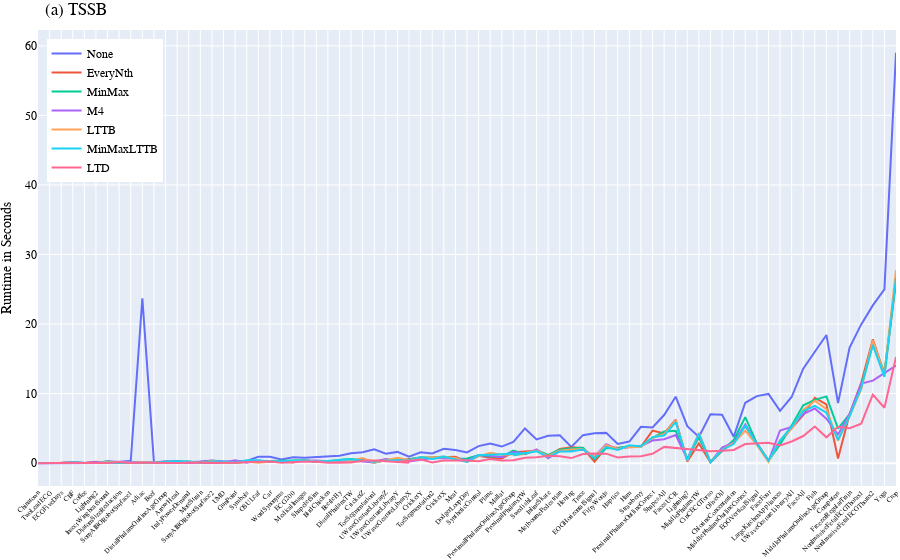

The code cell stored with this chart in its notebook:
### Code cell
plot_runtimes_per_column(main_exp_tssb, 'dataset', dict(
                          tickangle=-45,
                          tickfont=dict(
                          size=7
                      )
                      ), '(a) TSSB', 'results/figures/runtimes_per_algo_tssb.png')

### Figure 1 — Plotly figure (JSON) as saved in the notebook; plotly's stock layout.template omitted (floating-point values rounded to 4 significant figures)
{"data": [{"mode": "lines", "name": "None", "type": "scatter", "x": ["Chinatown", "TwoLeadECG", "ECGFiveDays", "CBF", "Coffee", "Lightning2", "InsectWingbeatSound", "DiatomSizeReduction", "SonyAIBORobotSurface1", "Adiac", "Beef", "DistalPhalanxOutlineAgeGroup", "ArrowHead", "ItalyPowerDemand", "MoteStrain", "SonyAIBORobotSurface2", "UMD", "GunPoint", "Symbols", "OSULeaf", "Car", "WordSynonyms", "ECG200", "MedicalImages", "ShapeletSim", "BirdChicken", "BeetleFly", "DistalPhalanxTW", "CricketZ", "ToeSegmentation1", "UWaveGestureLibraryZ", "UWaveGestureLibraryY", "UWaveGestureLibraryX", "CricketY", "ToeSegmentation2", "CricketX", "Meat", "DodgerLoopDay", "SyntheticControl", "Plane", "Mallat", "ProximalPhalanxOutlineAgeGroup", "ProximalPhalanxTW", "SwedishLeaf", "InlineSkate", "MelbournePedestrian", "Herring", "Trace", "EOGHorizontalSignal", "FiftyWords", "Haptics", "Ham", "Strawberry", "ProximalPhalanxOutlineCorrect", "ShapesAll", "FacesUCR", "Lightning7", "MiddlePhalanxTW", "CinCECGTorso", "OliveOil", "ChlorineConcentration", "MiddlePhalanxOutlineCorrect", "EOGVerticalSignal", "FaceFour", "LargeKitchenAppliances", "UWaveGestureLibraryAll", "FaceAll", "Fish", "MiddlePhalanxOutlineAgeGroup", "Computers", "FreezerRegularTrain", "NonInvasiveFetalECGThorax1", "NonInvasiveFetalECGThorax2", "Yoga", "Crop"], "y": [0, 0, 0.062, 0.031, 0.062, 0.016, 0.266, 0.172, 0.359, 23.72, 0.125, 0.25, 0.266, 0.125, 0.234, 0.391, 0.25, 0.297, 0.312, 0.922, 0.922, 0.531, 0.859, 0.797, 0.875, 0.906, 1.078, 1.422, 1.562, 1.984, 1.359, 1.625, 0.953, 1.562, 1.406, 2.078, 1.906, 1.547, 2.453, 2.828, 2.391, 3.047, 5, 3.422, 3.953, 4.016, 2.344, 4.031, 4.297, 4.359, 2.781, 3.109, 5.234, 5.125, 6.922, 9.562, 5.328, 3.781, 7.047, 6.969, 3.797, 8.688, 9.641, 9.953, 7.516, 9.516, 13.59, 16.02, 18.44, 8.641, 16.61, 19.95, 22.69, 24.98, 59]}, {"mode": "lines", "name": "EveryNth", "type": "scatter", "x": ["Chinatown", "TwoLeadECG", "ECGFiveDays", "CBF", "Coffee", "Lightning2", "InsectWingbeatSound", "DiatomSizeReduction", "SonyAIBORobotSurface1", "Adiac", "Beef", "DistalPhalanxOutlineAgeGroup", "ArrowHead", "ItalyPowerDemand", "MoteStrain", "SonyAIBORobotSurface2", "UMD", "GunPoint", "Symbols", "OSULeaf", "Car", "WordSynonyms", "ECG200", "MedicalImages", "ShapeletSim", "BirdChicken", "BeetleFly", "DistalPhalanxTW", "CricketZ", "ToeSegmentation1", "UWaveGestureLibraryZ", "UWaveGestureLibraryY", "UWaveGestureLibraryX", "CricketY", "ToeSegmentation2", "CricketX", "Meat", "DodgerLoopDay", "SyntheticControl", "Plane", "Mallat", "ProximalPhalanxOutlineAgeGroup", "ProximalPhalanxTW", "SwedishLeaf", "InlineSkate", "MelbournePedestrian", "Herring", "Trace", "EOGHorizontalSignal", "FiftyWords", "Haptics", "Ham", "Strawberry", "ProximalPhalanxOutlineCorrect", "ShapesAll", "FacesUCR", "Lightning7", "MiddlePhalanxTW", "CinCECGTorso", "OliveOil", "ChlorineConcentration", "MiddlePhalanxOutlineCorrect", "EOGVerticalSignal", "FaceFour", "LargeKitchenAppliances", "UWaveGestureLibraryAll", "FaceAll", "Fish", "MiddlePhalanxOutlineAgeGroup", "Computers", "FreezerRegularTrain", "NonInvasiveFetalECGThorax1", "NonInvasiveFetalECGThorax2", "Yoga", "Crop"], "y": [0.032, 0.031, 0.047, 0.157, 0.032, 0.203, 0.047, 0.047, 0.047, 0.047, 0.047, 0.25, 0.047, 0.047, 0.016, 0.078, 0.032, 0.047, 0.203, 0.266, 0.234, 0.219, 0.094, 0.422, 0.25, 0.203, 0.219, 0.406, 0.5, 0.297, 0.563, 0.312, 0.609, 0.765, 0.828, 0.875, 0.922, 0.219, 1.062, 0.781, 0.672, 1.593, 1.703, 1.797, 1.031, 2.047, 2.297, 2.187, 0.235, 2.281, 2.219, 2.328, 2.359, 4.687, 4.281, 6.25, 0.235, 2.843, 0.125, 1.765, 3.172, 5.328, 2.859, 0.422, 2.984, 5.063, 6.922, 9.406, 8.453, 0.687, 7.078, 11.56, 17.8, 12.83, 26.17]}, {"mode": "lines", "name": "MinMax", "type": "scatter", "x": ["Chinatown", "TwoLeadECG", "ECGFiveDays", "CBF", "Coffee", "Lightning2", "InsectWingbeatSound", "DiatomSizeReduction", "SonyAIBORobotSurface1", "Adiac", "Beef", "DistalPhalanxOutlineAgeGroup", "ArrowHead", "ItalyPowerDemand", "MoteStrain", "SonyAIBORobotSurface2", "UMD", "GunPoint", "Symbols", "OSULeaf", "Car", "WordSynonyms", "ECG200", "MedicalImages", "ShapeletSim", "BirdChicken", "BeetleFly", "DistalPhalanxTW", "CricketZ", "ToeSegmentation1", "UWaveGestureLibraryZ", "UWaveGestureLibraryX", "UWaveGestureLibraryY", "CricketY", "ToeSegmentation2", "CricketX", "Meat", "DodgerLoopDay", "SyntheticControl", "Plane", "Mallat", "ProximalPhalanxOutlineAgeGroup", "ProximalPhalanxTW", "SwedishLeaf", "InlineSkate", "MelbournePedestrian", "Herring", "Trace", "EOGHorizontalSignal", "FiftyWords", "Haptics", "Ham", "Strawberry", "ProximalPhalanxOutlineCorrect", "ShapesAll", "FacesUCR", "Lightning7", "MiddlePhalanxTW", "CinCECGTorso", "OliveOil", "ChlorineConcentration", "MiddlePhalanxOutlineCorrect", "EOGVerticalSignal", "FaceFour", "LargeKitchenAppliances", "UWaveGestureLibraryAll", "FaceAll", "Fish", "MiddlePhalanxOutlineAgeGroup", "Computers", "FreezerRegularTrain", "NonInvasiveFetalECGThorax1", "NonInvasiveFetalECGThorax2", "Yoga", "Crop"], "y": [0.032, 0.031, 0.078, 0.063, 0.078, 0.032, 0.234, 0.032, 0.219, 0.047, 0.11, 0.219, 0.234, 0.25, 0.11, 0.234, 0.203, 0.078, 0.234, 0.25, 0.343, 0.359, 0.39, 0.437, 0.219, 0.25, 0.5, 0.593, 0.406, 0.062, 0.453, 0.39, 0.234, 0.859, 0.781, 0.969, 0.656, 0.672, 1.14, 0.953, 0.937, 1.797, 1.281, 1.875, 1.203, 1.953, 2.156, 2.219, 0.61, 2.14, 2.188, 2.438, 2.5, 3.609, 4.547, 4.656, 0.656, 3.687, 0.188, 1.781, 3.328, 6.625, 2.843, 0.344, 2.703, 5.437, 8.328, 9.109, 9.609, 4.985, 7.062, 11.12, 17.08, 13.08, 26.39]}, {"mode": "lines", "name": "M4", "type": "scatter", "x": ["Chinatown", "TwoLeadECG", "ECGFiveDays", "CBF", "Coffee", "Lightning2", "InsectWingbeatSound", "DiatomSizeReduction", "SonyAIBORobotSurface1", "Adiac", "Beef", "DistalPhalanxOutlineAgeGroup", "ArrowHead", "ItalyPowerDemand", "MoteStrain", "SonyAIBORobotSurface2", "UMD", "GunPoint", "Symbols", "OSULeaf", "Car", "WordSynonyms", "ECG200", "MedicalImages", "ShapeletSim", "BirdChicken", "BeetleFly", "DistalPhalanxTW", "CricketZ", "ToeSegmentation1", "UWaveGestureLibraryZ", "UWaveGestureLibraryY", "UWaveGestureLibraryX", "CricketY", "ToeSegmentation2", "CricketX", "Meat", "DodgerLoopDay", "SyntheticControl", "Plane", "Mallat", "ProximalPhalanxOutlineAgeGroup", "ProximalPhalanxTW", "SwedishLeaf", "InlineSkate", "MelbournePedestrian", "Herring", "Trace", "EOGHorizontalSignal", "FiftyWords", "Haptics", "Ham", "Strawberry", "ProximalPhalanxOutlineCorrect", "ShapesAll", "FacesUCR", "Lightning7", "MiddlePhalanxTW", "CinCECGTorso", "OliveOil", "ChlorineConcentration", "MiddlePhalanxOutlineCorrect", "EOGVerticalSignal", "FaceFour", "LargeKitchenAppliances", "UWaveGestureLibraryAll", "FaceAll", "Fish", "MiddlePhalanxOutlineAgeGroup", "Computers", "FreezerRegularTrain", "NonInvasiveFetalECGThorax1", "NonInvasiveFetalECGThorax2", "Yoga", "Crop"], "y": [0.016, 0.031, 0.047, 0.047, 0.032, 0.156, 0.032, 0.219, 0.172, 0.032, 0.032, 0.047, 0.063, 0.063, 0.047, 0.172, 0.047, 0.406, 0.078, 0.39, 0.203, 0.219, 0.297, 0.281, 0.406, 0.265, 0.234, 0.406, 0.281, 0.093, 0.593, 0.204, 0.234, 0.547, 0.75, 0.719, 0.719, 0.375, 1.125, 1.078, 0.859, 1.64, 1.375, 2, 0.703, 1.734, 1.828, 1.937, 0.969, 2.719, 2.015, 2.359, 2.469, 3.265, 3.438, 4.062, 0.609, 4.156, 0.14, 2.234, 2.953, 5.562, 2.766, 0.282, 4.703, 5.219, 7.078, 7.859, 6.391, 4.125, 7.063, 11.44, 11.88, 12.92, 14.05]}, {"mode": "lines", "name": "LTTB", "type": "scatter", "x": ["Chinatown", "TwoLeadECG", "ECGFiveDays", "CBF", "Coffee", "Lightning2", "InsectWingbeatSound", "DiatomSizeReduction", "SonyAIBORobotSurface1", "Adiac", "Beef", "DistalPhalanxOutlineAgeGroup", "ArrowHead", "ItalyPowerDemand", "MoteStrain", "SonyAIBORobotSurface2", "UMD", "GunPoint", "Symbols", "OSULeaf", "Car", "WordSynonyms", "ECG200", "MedicalImages", "ShapeletSim", "BirdChicken", "BeetleFly", "DistalPhalanxTW", "CricketZ", "ToeSegmentation1", "UWaveGestureLibraryZ", "UWaveGestureLibraryY", "UWaveGestureLibraryX", "CricketY", "ToeSegmentation2", "CricketX", "Meat", "DodgerLoopDay", "SyntheticControl", "Plane", "Mallat", "ProximalPhalanxTW", "ProximalPhalanxOutlineAgeGroup", "SwedishLeaf", "InlineSkate", "MelbournePedestrian", "Herring", "Trace", "EOGHorizontalSignal", "FiftyWords", "Haptics", "Ham", "Strawberry", "ProximalPhalanxOutlineCorrect", "ShapesAll", "FacesUCR", "Lightning7", "MiddlePhalanxTW", "CinCECGTorso", "OliveOil", "ChlorineConcentration", "MiddlePhalanxOutlineCorrect", "EOGVerticalSignal", "FaceFour", "LargeKitchenAppliances", "UWaveGestureLibraryAll", "FaceAll", "Fish", "MiddlePhalanxOutlineAgeGroup", "Computers", "FreezerRegularTrain", "NonInvasiveFetalECGThorax1", "NonInvasiveFetalECGThorax2", "Yoga", "Crop"], "y": [0.031, 0.032, 0.032, 0.109, 0.047, 0.032, 0.219, 0.141, 0.047, 0.125, 0.047, 0.047, 0.047, 0.219, 0.032, 0.375, 0.032, 0.047, 0.219, 0.063, 0.203, 0.188, 0.235, 0.422, 0.204, 0.312, 0.406, 0.375, 0.75, 0.078, 0.484, 0.781, 0.453, 0.782, 0.828, 0.906, 0.765, 0.219, 0.984, 1.484, 1.203, 1.312, 1.125, 1.828, 1.031, 1.797, 1.985, 2.047, 0.938, 2.609, 2.047, 2.375, 2.344, 3.625, 4.188, 6.156, 0.39, 4.359, 0.172, 1.891, 2.922, 4.672, 2.625, 0.188, 3.328, 4.953, 7.656, 8.985, 7.765, 3.234, 6.796, 10.61, 17.64, 12.72, 27.77]}, {"mode": "lines", "name": "MinMaxLTTB", "type": "scatter", "x": ["Chinatown", "TwoLeadECG", "ECGFiveDays", "CBF", "Coffee", "Lightning2", "InsectWingbeatSound", "DiatomSizeReduction", "SonyAIBORobotSurface1", "Adiac", "Beef", "DistalPhalanxOutlineAgeGroup", "ArrowHead", "ItalyPowerDemand", "MoteStrain", "SonyAIBORobotSurface2", "UMD", "GunPoint", "Symbols", "OSULeaf", "Car", "WordSynonyms", "ECG200", "MedicalImages", "ShapeletSim", "BirdChicken", "BeetleFly", "DistalPhalanxTW", "CricketZ", "ToeSegmentation1", "UWaveGestureLibraryZ", "UWaveGestureLibraryY", "UWaveGestureLibraryX", "CricketY", "ToeSegmentation2", "CricketX", "Meat", "DodgerLoopDay", "SyntheticControl", "Plane", "Mallat", "ProximalPhalanxTW", "ProximalPhalanxOutlineAgeGroup", "SwedishLeaf", "InlineSkate", "MelbournePedestrian", "Herring", "Trace", "EOGHorizontalSignal", "FiftyWords", "Haptics", "Ham", "Strawberry", "ProximalPhalanxOutlineCorrect", "ShapesAll", "FacesUCR", "Lightning7", "MiddlePhalanxTW", "CinCECGTorso", "OliveOil", "ChlorineConcentration", "MiddlePhalanxOutlineCorrect", "EOGVerticalSignal", "FaceFour", "LargeKitchenAppliances", "UWaveGestureLibraryAll", "FaceAll", "Fish", "MiddlePhalanxOutlineAgeGroup", "Computers", "FreezerRegularTrain", "NonInvasiveFetalECGThorax1", "NonInvasiveFetalECGThorax2", "Yoga", "Crop"], "y": [0.032, 0.078, 0.031, 0.187, 0.047, 0.031, 0.11, 0.047, 0.032, 0.047, 0.078, 0.203, 0.234, 0.235, 0.016, 0.265, 0.203, 0.11, 0.422, 0.422, 0.203, 0.25, 0.375, 0.422, 0.219, 0.343, 0.375, 0.562, 0.39, 0.204, 0.375, 0.391, 0.438, 0.859, 0.609, 0.937, 0.593, 0.188, 1.14, 1.219, 1.234, 1.437, 1.14, 1.719, 0.89, 1.687, 1.687, 2, 0.735, 2.328, 1.906, 2.578, 2.39, 3.75, 3.969, 5.906, 0.437, 4.25, 0.141, 1.906, 2.75, 5.406, 2.766, 0.407, 3.234, 5.25, 7.5, 8.25, 7.266, 3.359, 6.735, 10.88, 16.98, 12.41, 26.66]}, {"mode": "lines", "name": "LTD", "type": "scatter", "x": ["Chinatown", "TwoLeadECG", "ECGFiveDays", "CBF", "Coffee", "Lightning2", "InsectWingbeatSound", "DiatomSizeReduction", "SonyAIBORobotSurface1", "Adiac", "Beef", "DistalPhalanxOutlineAgeGroup", "ArrowHead", "ItalyPowerDemand", "MoteStrain", "SonyAIBORobotSurface2", "UMD", "GunPoint", "Symbols", "OSULeaf", "Car", "WordSynonyms", "ECG200", "MedicalImages", "ShapeletSim", "BirdChicken", "BeetleFly", "DistalPhalanxTW", "CricketZ", "ToeSegmentation1", "UWaveGestureLibraryZ", "UWaveGestureLibraryX", "UWaveGestureLibraryY", "CricketY", "ToeSegmentation2", "CricketX", "Meat", "DodgerLoopDay", "SyntheticControl", "Plane", "Mallat", "ProximalPhalanxOutlineAgeGroup", "ProximalPhalanxTW", "SwedishLeaf", "InlineSkate", "MelbournePedestrian", "Herring", "Trace", "EOGHorizontalSignal", "FiftyWords", "Haptics", "Ham", "Strawberry", "ProximalPhalanxOutlineCorrect", "ShapesAll", "FacesUCR", "Lightning7", "MiddlePhalanxTW", "CinCECGTorso", "OliveOil", "ChlorineConcentration", "MiddlePhalanxOutlineCorrect", "EOGVerticalSignal", "FaceFour", "LargeKitchenAppliances", "UWaveGestureLibraryAll", "FaceAll", "Fish", "MiddlePhalanxOutlineAgeGroup", "Computers", "FreezerRegularTrain", "NonInvasiveFetalECGThorax1", "NonInvasiveFetalECGThorax2", "Yoga", "Crop"], "y": [0, 0.031, 0.032, 0.047, 0.016, 0.032, 0.032, 0.188, 0.032, 0.047, 0.032, 0.016, 0.032, 0.094, 0.093, 0.047, 0.047, 0.047, 0.188, 0.188, 0.234, 0.047, 0.125, 0.234, 0.203, 0.078, 0.062, 0.093, 0.343, 0.391, 0.281, 0.062, 0.219, 0.547, 0.093, 0.39, 0.406, 0.375, 0.297, 0.609, 0.39, 0.422, 0.781, 0.859, 1.078, 0.984, 0.734, 1.312, 1.39, 1.374, 0.812, 0.969, 1, 1.359, 2.344, 2.172, 2.047, 1.906, 1.735, 1.782, 1.906, 2.75, 2.859, 2.953, 2.547, 3.125, 3.906, 5.281, 3.719, 5.235, 5.031, 5.687, 9.86, 7.969, 15.28]}], "layout": {"autosize": true, "font": {"color": "black", "family": "Arial", "size": 12}, "legend": {"x": 0.01, "xanchor": "left", "y": 0.98, "yanchor": "top"}, "margin": {"b": 0, "l": 0, "r": 0, "t": 30}, "title": {"text": "(a) TSSB"}, "xaxis": {"autorange": true, "range": [0, 74], "tickangle": -45, "tickfont": {"size": 7}, "type": "category"}, "yaxis": {"autorange": true, "range": [-3.278, 62.28], "title": {"text": "Runtime in Seconds"}, "type": "linear"}}}
